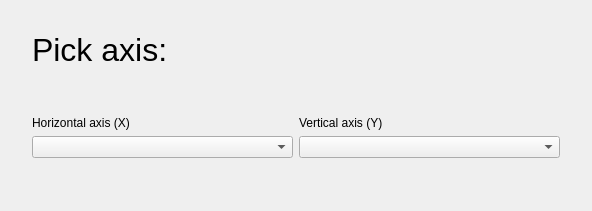
<?xml version="1.0" encoding="UTF-8"?>
<ui version="4.0">
 <class>WebDialogPickAxisComponents</class>
 <widget class="QWidget" name="WebDialogPickAxisComponents">
  <property name="geometry">
   <rect>
    <x>0</x>
    <y>0</y>
    <width>592</width>
    <height>211</height>
   </rect>
  </property>
  <property name="windowTitle">
   <string>Form</string>
  </property>
  <layout class="QVBoxLayout" name="verticalLayout_3">
   <property name="leftMargin">
    <number>32</number>
   </property>
   <property name="topMargin">
    <number>32</number>
   </property>
   <property name="rightMargin">
    <number>32</number>
   </property>
   <item>
    <layout class="QHBoxLayout" name="horizontalLayout">
     <item>
      <widget class="QLabel" name="CaptionLabel">
       <property name="font">
        <font>
         <pointsize>24</pointsize>
        </font>
       </property>
       <property name="text">
        <string>Pick axis:</string>
       </property>
      </widget>
     </item>
     <item>
      <spacer name="horizontalSpacer">
       <property name="orientation">
        <enum>Qt::Horizontal</enum>
       </property>
       <property name="sizeType">
        <enum>QSizePolicy::Expanding</enum>
       </property>
       <property name="sizeHint" stdset="0">
        <size>
         <width>40</width>
         <height>20</height>
        </size>
       </property>
      </spacer>
     </item>
     <item>
      <widget class="QPushButton" name="CloseButton">
       <property name="minimumSize">
        <size>
         <width>16</width>
         <height>16</height>
        </size>
       </property>
       <property name="maximumSize">
        <size>
         <width>16</width>
         <height>16</height>
        </size>
       </property>
       <property name="text">
        <string/>
       </property>
       <property name="icon">
        <iconset resource="../../resource.qrc">
         <normaloff>:/resource/icons/icon_cross.png</normaloff>:/resource/icons/icon_cross.png</iconset>
       </property>
       <property name="flat">
        <bool>true</bool>
       </property>
      </widget>
     </item>
    </layout>
   </item>
   <item>
    <spacer name="verticalSpacer">
     <property name="orientation">
      <enum>Qt::Vertical</enum>
     </property>
     <property name="sizeHint" stdset="0">
      <size>
       <width>20</width>
       <height>40</height>
      </size>
     </property>
    </spacer>
   </item>
   <item>
    <layout class="QHBoxLayout" name="horizontalLayout_2">
     <item>
      <layout class="QVBoxLayout" name="verticalLayout">
       <item>
        <widget class="QLabel" name="HorizontalAxisLabel">
         <property name="text">
          <string>Horizontal axis (X)</string>
         </property>
        </widget>
       </item>
       <item>
        <widget class="QComboBox" name="HorizontalAxisComboBox"/>
       </item>
      </layout>
     </item>
     <item>
      <layout class="QVBoxLayout" name="verticalLayout_2">
       <item>
        <widget class="QLabel" name="VerticalAxisLabel">
         <property name="text">
          <string>Vertical axis (Y)</string>
         </property>
        </widget>
       </item>
       <item>
        <widget class="QComboBox" name="VerticalAxisComboBox"/>
       </item>
      </layout>
     </item>
    </layout>
   </item>
   <item>
    <spacer name="verticalSpacer_2">
     <property name="orientation">
      <enum>Qt::Vertical</enum>
     </property>
     <property name="sizeHint" stdset="0">
      <size>
       <width>20</width>
       <height>40</height>
      </size>
     </property>
    </spacer>
   </item>
  </layout>
 </widget>
 <resources>
  <include location="../../resource.qrc"/>
 </resources>
 <connections/>
</ui>
